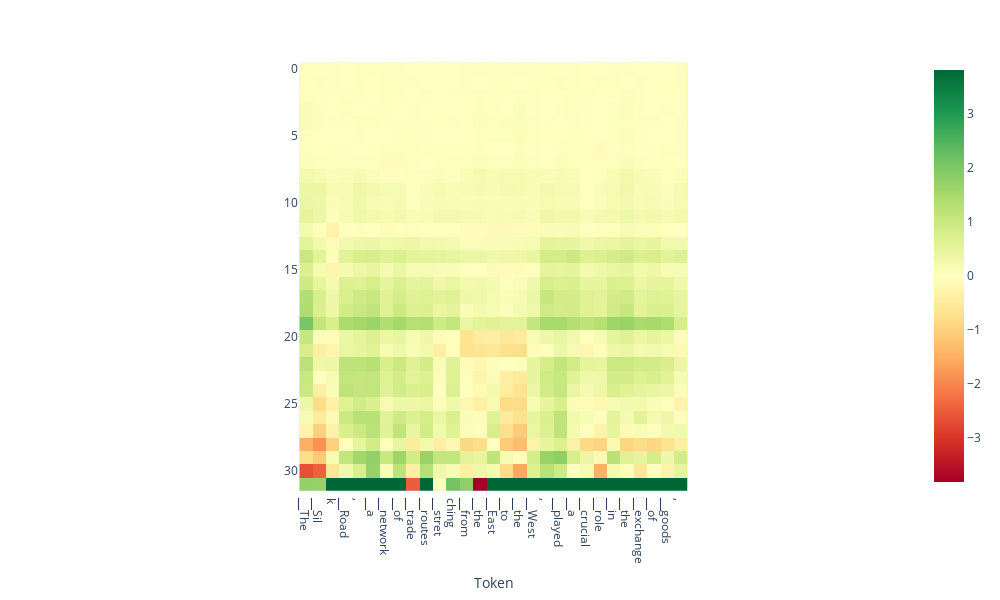

The cell this chart's notebook holds for it:
### Code cell
doc.plot_projection_heatmap(output['projections'], output['tokens'], lastn_tokens_to_plot=None, saturate_at='auto')

### Figure 1 — Plotly figure (JSON) as saved in the notebook; plotly's stock layout.template omitted (floating-point values rounded to 4 significant figures; data arrays with more than 128 entries replaced by an {"elided": "..."} marker saying what was removed)
{"data": [{"coloraxis": "coloraxis", "hovertemplate": "Token: %{x}<br>y: %{y}<br>color: %{z}<extra></extra>", "name": "0", "type": "heatmap", "xaxis": "x", "yaxis": "y", "z": {"elided": "32x29 float values"}}], "layout": {"coloraxis": {"cmax": 3.812, "cmin": -3.812, "colorscale": [[0, "rgb(165,0,38)"], [0.1, "rgb(215,48,39)"], [0.2, "rgb(244,109,67)"], [0.3, "rgb(253,174,97)"], [0.4, "rgb(254,224,139)"], [0.5, "rgb(255,255,191)"], [0.6, "rgb(217,239,139)"], [0.7, "rgb(166,217,106)"], [0.8, "rgb(102,189,99)"], [0.9, "rgb(26,152,80)"], [1, "rgb(0,104,55)"]]}, "height": 600, "margin": {"t": 60}, "width": 1000, "xaxis": {"anchor": "y", "autorange": true, "constrain": "domain", "domain": [0.2652, 0.7348], "range": [-0.5, 28.5], "scaleanchor": "y", "ticktext": ["▁The", "▁Sil", "k", "▁Road", ",", "▁a", "▁network", "▁of", "▁trade", "▁routes", "▁stret", "ching", "▁from", "▁the", "▁East", "▁to", "▁the", "▁West", ",", "▁played", "▁a", "▁crucial", "▁role", "▁in", "▁the", "▁exchange", "▁of", "▁goods", ",", "▁ideas"], "tickvals": [0, 1, 2, 3, 4, 5, 6, 7, 8, 9, 10, 11, 12, 13, 14, 15, 16, 17, 18, 19, 20, 21, 22, 23, 24, 25, 26, 27, 28, 29], "title": {"text": "Token"}}, "yaxis": {"anchor": "x", "autorange": true, "constrain": "domain", "domain": [0, 1], "range": [31.5, -0.5]}}}
